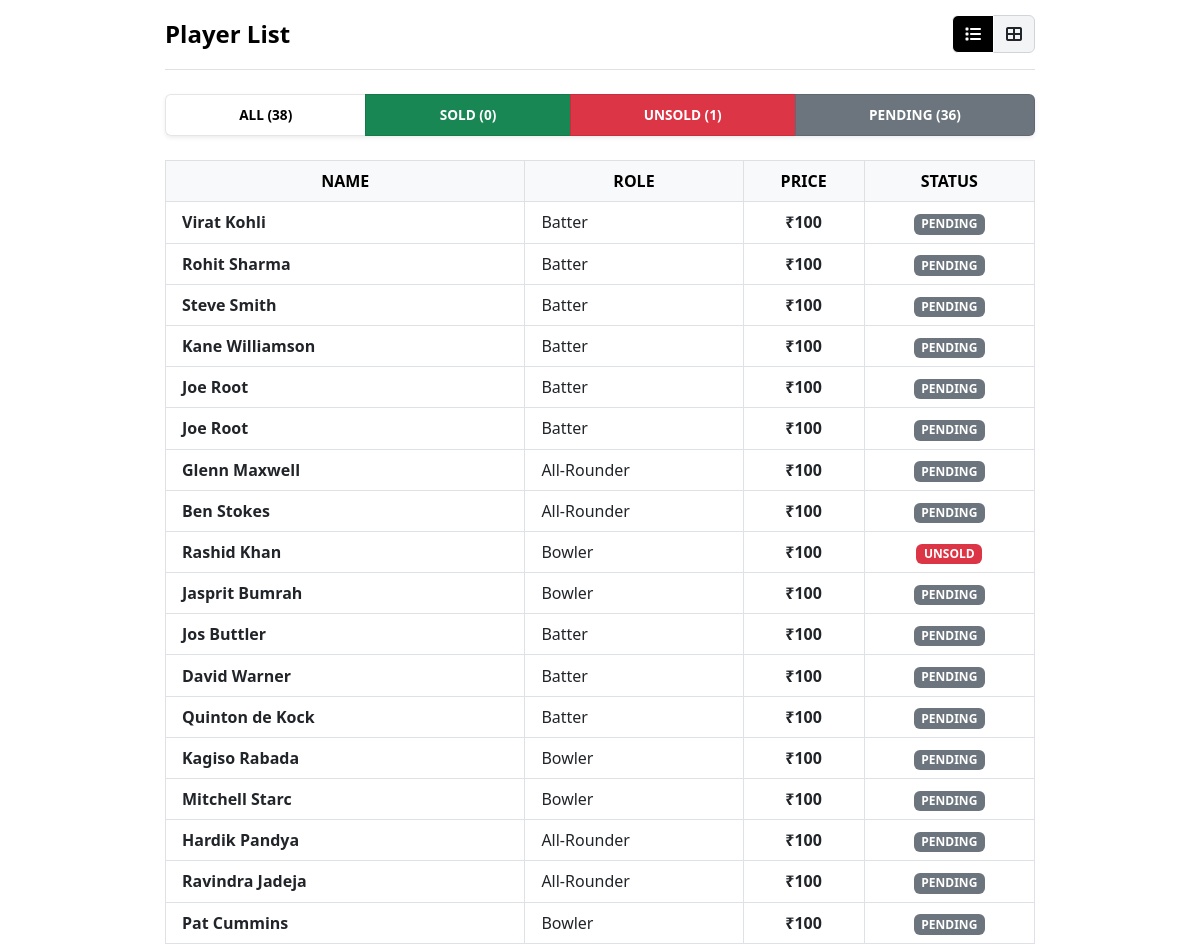
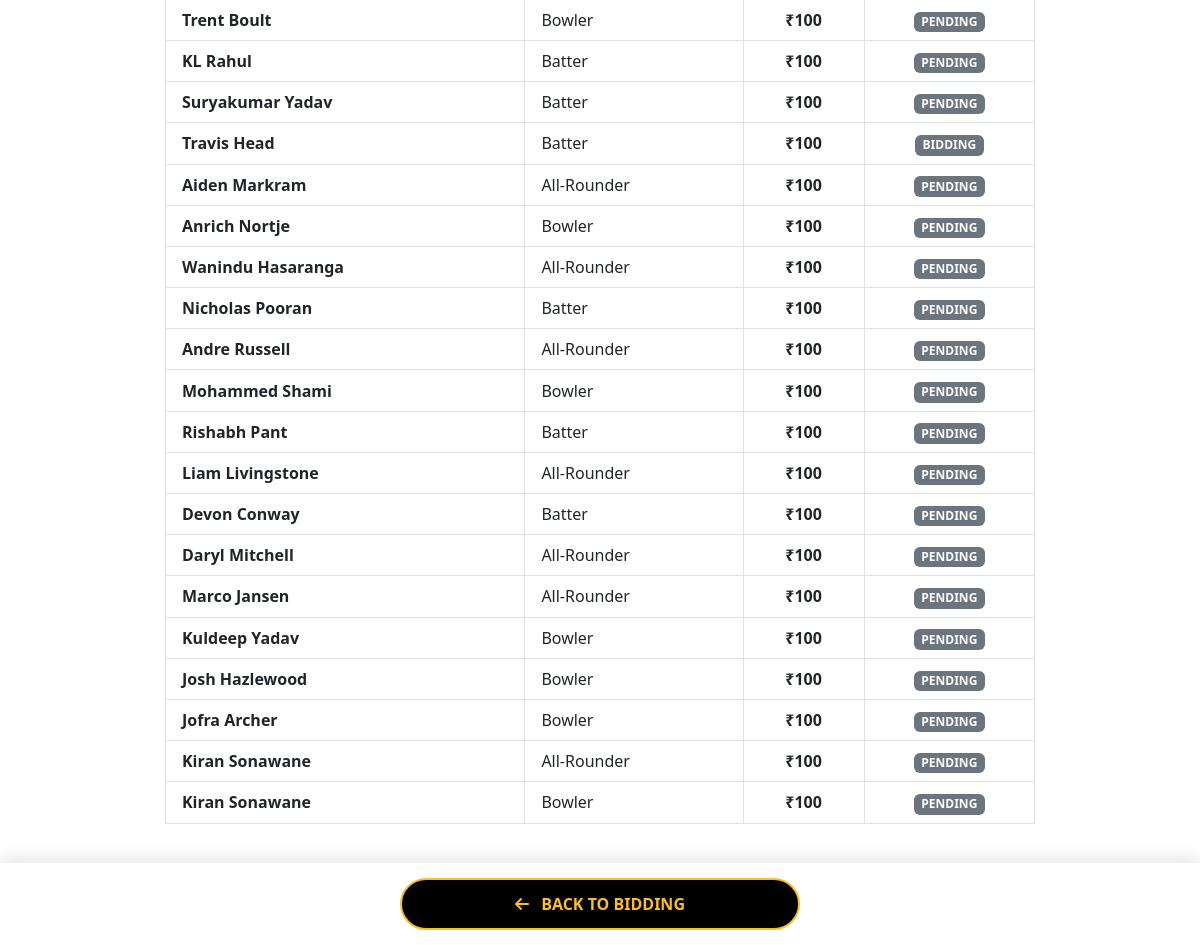
The page /player-list/2 on the database its author committed (2 pictures, top to bottom).
### models.py (models this page shows)
class Player(db.Model):
    id = db.Column(db.Integer, primary_key=True)
    name = db.Column(db.String(100))
    role = db.Column(db.String(50))
    batting_style = db.Column(db.String(50))
    bowling_style = db.Column(db.String(50))
    base_price = db.Column(db.Integer)
    image = db.Column(db.String(200))
    current_price = db.Column(db.Integer, default=0)
    sold_price = db.Column(db.Integer)
    sold_to = db.Column(db.Integer)
    status = db.Column(db.String(20), default="pending")
    last_bid_team = db.Column(db.String(50))
    tournament_id = db.Column(db.Integer, db.ForeignKey('tournament.id'))
    category = db.Column(db.String(10), default='A')  # 'A' kiwa 'B' save hoil
    round = db.Column(db.Integer, default=1)
    updated_at = db.Column(db.DateTime, default=db.func.now(), onupdate=db.func.now())

### app.py (the view)
@app.route("/player-list/<int:id>")
def player_for_team(id):
    tournament = Tournament.query.get_or_404(id)
    players = Player.query.filter_by(tournament_id=id).all()
    return render_template("player_for_team.html", tournament=tournament, players=players)

### app.py (called while the page is built)
@app.after_request
def add_header(response):
    response.headers["Cache-Control"] = "no-cache, no-store, must-revalidate"
    response.headers["Pragma"] = "no-cache"
    response.headers["Expires"] = "0"
    return response

### templates/player_for_team.html (shortened to what this page needs)
<!DOCTYPE html>
<html lang="en">
<head>
    <link href="https://cdn.jsdelivr.net/npm/bootstrap@5.3.0/dist/css/bootstrap.min.css" rel="stylesheet">
    <link rel="stylesheet" href="https://cdnjs.cloudflare.com/ajax/libs/font-awesome/6.0.0/css/all.min.css">
</head>
<body>
<div class="main-wrapper">
    <div class="d-flex justify-content-between align-items-center mb-4 border-bottom pb-3">
        <h4 class="fw-bold mb-0">Player List</h4>
        <div class="btn-group">
            <button class="btn btn-toggle active" id="listBtn" onclick="toggleView('list')"><i class="fas fa-list"></i></button>
            <button class="btn btn-toggle" id="cardBtn" onclick="toggleView('card')"><i class="fas fa-th-large"></i></button>
        </div>
    </div>
    <div class="mb-4">
        <div class="btn-group w-100 shadow-sm filter-group">
            <button class="btn btn-all fw-bold" onclick="filterData('all')">ALL (<span id="cnt-all">0</span>)</button>
            <button class="btn btn-sold fw-bold" onclick="filterData('sold')">SOLD (<span id="cnt-sold">0</span>)</button>
            <button class="btn btn-unsold fw-bold" onclick="filterData('unsold')">UNSOLD (<span id="cnt-unsold">0</span>)</button>
            <button class="btn btn-pending fw-bold" onclick="filterData('pending')">PENDING (<span id="cnt-pending">0</span>)</button>
        </div>
    </div>
    <div id="listView" class="table-responsive">
        <table class="table table-bordered align-middle text-center">
            <thead class="table-light">
                <tr>
                    <th>NAME</th>
                    <th>ROLE</th>
                    <th>PRICE</th>
                    <th>STATUS</th>
                </tr>
            </thead>
            <tbody>
                {% for p in players %}
                <tr class="player-item" data-status="{{ p.status }}">
                    <td class="text-start ps-3 fw-bold">{{ p.name }} </td>
                    <td class="text-start ps-3"> {{ p.role }} </td>
                    <td class="fw-bold">₹{{ p.current_price if p.status == 'sold' else p.base_price }}</td>
                    <td>
                        <span class="badge {% if p.status == 'sold' %}bg-sold{% elif p.status == 'unsold' %}bg-unsold{% else %}bg-pending{% endif %}">
                            {{ p.status|upper }}
                        </span>
                    </td>
                </tr>
                {% endfor %}
            </tbody>
        </table>
    </div>
</div>
<div class="bottom-nav">
    <a href="/bidding/{{ tournament.id }}" class="btn-back-fixed">
        <i class="fas fa-arrow-left me-2"></i> BACK TO BIDDING
    </a>
</div>
</body>
</html>

### templates/player_for_team.html (style rules this page uses)
body { background-color: #ffffff; color: #000000; font-family: 'Segoe UI', sans-serif; padding-bottom: 90px; }
.main-wrapper { max-width: 900px; margin: 0 auto; padding: 15px; }
.filter-group .btn { border: 1px solid rgba(0,0,0,0.1); font-size: 0.85rem; padding: 10px 5px; }
.btn-all { background-color: #ffffff; color: #000; }
.btn-sold { background-color: #198754; color: #fff; }
.btn-unsold { background-color: #dc3545; color: #fff; }
.btn-pending { background-color: #6c757d; color: #fff; }
.bg-unsold { background-color: #dc3545 !important; }
.bg-pending { background-color: #6c757d !important; }
.bottom-nav { position: fixed; bottom: 0; left: 0; right: 0; background: white; padding: 15px; box-shadow: 0 -5px 15px rgba(0,0,0,0.1); text-align: center; z-index: 1000; }
.btn-back-fixed { background-color: #000; color: #fbbf24; border: 2px solid #fbbf24; padding: 12px 30px; font-weight: bold; text-decoration: none; border-radius: 50px; display: inline-block; width: 100%; max-width: 400px; }
.btn-toggle { background: #f3f4f6; border: 1px solid #d1d5db; }
.btn-toggle.active { background: #000; color: #fff; }

### rows shown on the page
Player: name "Virat Kohli", role "Batter", status+base_price "100", status "PENDING"
Player: name "Rohit Sharma", role "Batter", status+base_price "100", status "PENDING"
Player: name "Steve Smith", role "Batter", status+base_price "100", status "PENDING"
Player: name "Kane Williamson", role "Batter", status+base_price "100", status "PENDING"
Player: name "Joe Root", role "Batter", status+base_price "100", status "PENDING"
Player: name "Joe Root", role "Batter", status+base_price "100", status "PENDING"
Player: name "Glenn Maxwell", role "All-Rounder", status+base_price "100", status "PENDING"
Player: name "Ben Stokes", role "All-Rounder", status+base_price "100", status "PENDING"
Player: name "Rashid Khan", role "Bowler", status+base_price "100", status "UNSOLD"
Player: name "Jasprit Bumrah", role "Bowler", status+base_price "100", status "PENDING"
Player: name "Jos Buttler", role "Batter", status+base_price "100", status "PENDING"
Player: name "David Warner", role "Batter", status+base_price "100", status "PENDING"
Player: name "Quinton de Kock", role "Batter", status+base_price "100", status "PENDING"
Player: name "Kagiso Rabada", role "Bowler", status+base_price "100", status "PENDING"
Player: name "Mitchell Starc", role "Bowler", status+base_price "100", status "PENDING"
Player: name "Hardik Pandya", role "All-Rounder", status+base_price "100", status "PENDING"
Player: name "Ravindra Jadeja", role "All-Rounder", status+base_price "100", status "PENDING"
Player: name "Pat Cummins", role "Bowler", status+base_price "100", status "PENDING"
Player: name "Trent Boult", role "Bowler", status+base_price "100", status "PENDING"
Player: name "KL Rahul", role "Batter", status+base_price "100", status "PENDING"
Player: name "Suryakumar Yadav", role "Batter", status+base_price "100", status "PENDING"
Player: name "Travis Head", role "Batter", status+base_price "100", status "BIDDING"
Player: name "Aiden Markram", role "All-Rounder", status+base_price "100", status "PENDING"
Player: name "Anrich Nortje", role "Bowler", status+base_price "100", status "PENDING"
Player: name "Wanindu Hasaranga", role "All-Rounder", status+base_price "100", status "PENDING"
Player: name "Nicholas Pooran", role "Batter", status+base_price "100", status "PENDING"
Player: name "Andre Russell", role "All-Rounder", status+base_price "100", status "PENDING"
Player: name "Mohammed Shami", role "Bowler", status+base_price "100", status "PENDING"
Player: name "Rishabh Pant", role "Batter", status+base_price "100", status "PENDING"
Player: name "Liam Livingstone", role "All-Rounder", status+base_price "100", status "PENDING"
Player: name "Devon Conway", role "Batter", status+base_price "100", status "PENDING"
Player: name "Daryl Mitchell", role "All-Rounder", status+base_price "100", status "PENDING"
Player: name "Marco Jansen", role "All-Rounder", status+base_price "100", status "PENDING"
Player: name "Kuldeep Yadav", role "Bowler", status+base_price "100", status "PENDING"
Player: name "Josh Hazlewood", role "Bowler", status+base_price "100", status "PENDING"
Player: name "Jofra Archer", role "Bowler", status+base_price "100", status "PENDING"
Player: name "Kiran Sonawane", role "All-Rounder", status+base_price "100", status "PENDING"
Player: name "Kiran Sonawane", role "Bowler", status+base_price "100", status "PENDING"
